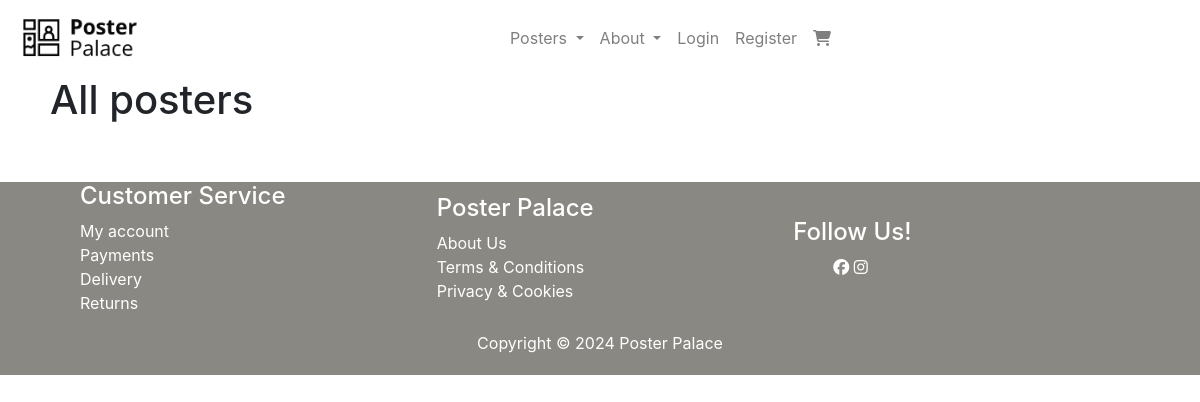
The app's page /posters/, older data.
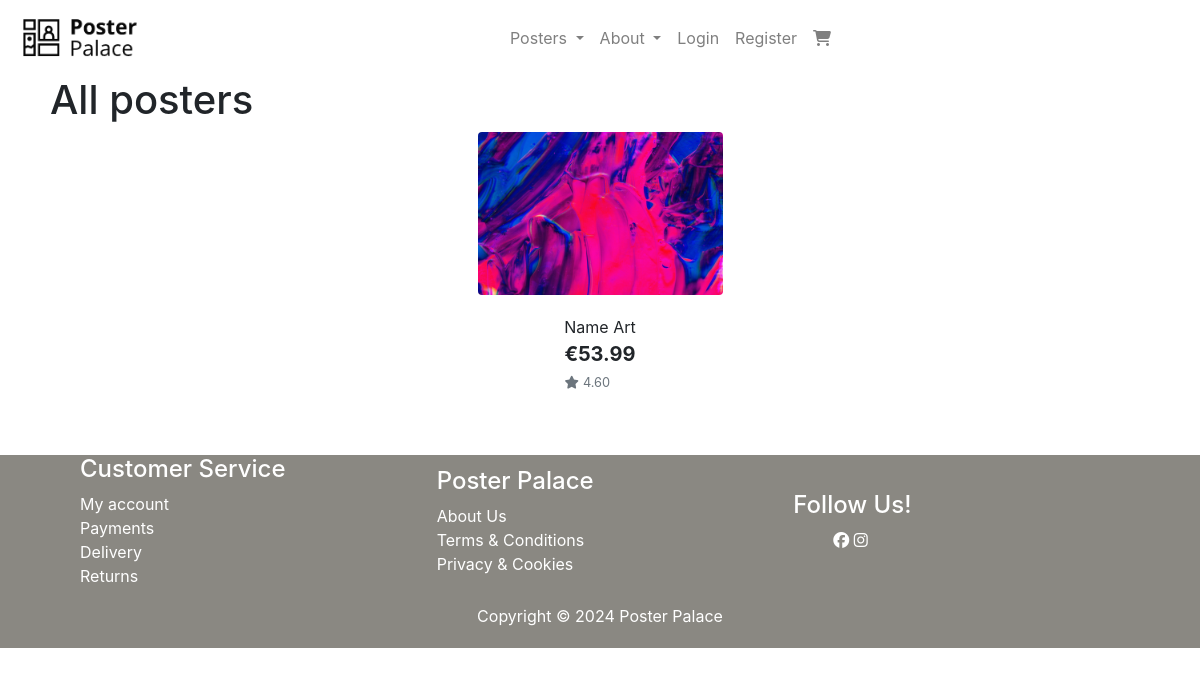
The same page, newer data.
### posters/models.py (models this page shows, shortened)
class Poster(models.Model):
    category = models.ForeignKey('Category', null=True, blank=True, on_delete=models.SET_NULL)
    sku = models.CharField(max_length=254, null=True, blank=True)
    name = models.CharField(max_length=254)
    description = models.TextField()
    has_color = models.BooleanField(default=False, blank=True, null=True)
    color_option = models.CharField(max_length=15, blank=True, default='Color', choices=COLOR_CHOICES)
    price = models.DecimalField(max_digits=6, decimal_places=2)
    rating = models.DecimalField(max_digits=6, decimal_places=2, null=True, blank=True)
    image_url = models.URLField(max_length=1024, null=True, blank=True)
    image = models.ImageField(null=True, blank=True)

### posters/views.py (the view, shortened to what this page needs)
# urls.py: path('', views.all_posters, name='posters'),
def all_posters(request):
    posters = Poster.objects.all()
    categories = None
    query = None
    context = {
        'posters': posters,
        'search_request': query,
        'current_cat': categories,
    }
    return render(request, 'posters/posters.html', context)

### posters/templates/posters/posters.html (shortened to what this page needs)
{% extends "base.html" %}
{% load static %}
{% block content %}
<section>
    <div class="containter-fluid h-100">
        <div class="">
            <h1 class="row">All posters</h1>
            <div class="row">
            {% for poster in posters %}
                <div class="col-sm-6 col-md-6 col-lg-4 col-xl-3">
                    <div class="card h-100 border-0">
                    {% if poster.image %}
                        <img id="{{ poster.sku }}" class="img-poster card-img-top img-fluid rounded" src="{{ poster.image.url }}" alt="{{ poster.name }}" onclick="myFunction('{{poster.sku}} output=raw');">
                    {% else %}
                        <a href="">
                        <img class="card-img-top img-fluid" src="" alt="{{ poster.name }}">
                        </a>
                    {% endif %}
                        <div class="card-body pb-0">
                            <p class="mb-0">{{ poster.name }}</p>
                        </div>
                        <div class="card-footer bg-white pt-0 border-0 text-left">
                            <div class="row">
                                <div class="col">
                                    <p class="lead mb-0 text-left font-weight-bold">€{{ poster.price }}</p>
                                    {% if poster.rating %}
                                        <small class="text-muted"><i class="fas fa-star mr-1"></i>{{ poster.rating }}</small>
                                    {% else %}
                                        <small class="text-muted">No Rating</small>
                                    {% endif %}
                                </div>
                            </div>
                        </div>
                    </div>
                </div>
            {% endfor %}
            </div>
        </div>
    </div>
</section>
{% endblock %}

Row changes from the older to the newer data that the page shows:
added Poster: image (picture), name "Name Art", price "53.99", rating "4.60"
